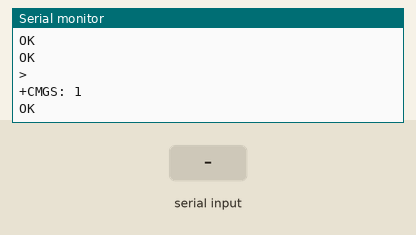
This sketch was run on a simulated ESP32. On the bench: the last lines printed to the serial monitor. The inputs (shaded band) are chosen by the test bench. The modem accepts every AT command (registered, SIM ready, sends succeed) and sends nothing else.

Above: at 14.2 s.
14.3 s: "1" received over the second serial link
At 15.4 s:
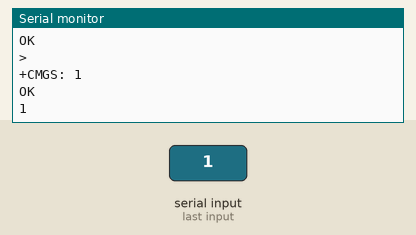
15.8 s: "0" received over the second serial link
At 16.5 s:
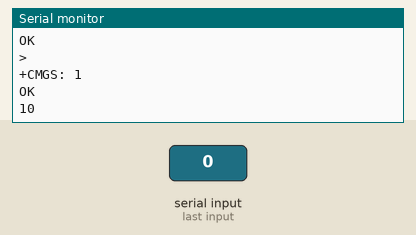

Measured:
- after the input at 14.3 s, the serial monitor: prints a new line at once (image 1)
- after the input at 15.8 s, the serial monitor: prints a new line at once (image 2)

The sketch:

GSM.ino
```cpp
#include <HardwareSerial.h>

const int RX_PIN = 16;  // RX pin for ESP32 (connect to TX of GSM module)
const int TX_PIN = 17;  // TX pin for ESP32 (connect to RX of GSM module)

HardwareSerial sim800(1);  // Use hardware serial 1 for SIM800C communication

void setup() {
  // Initialize Serial Monitor for debugging
  Serial.begin(115200);
  delay(1000);

  // Initialize GSM module serial communication
  sim800.begin(9600, SERIAL_8N1, RX_PIN, TX_PIN);

  // Wait for GSM module to initialize
  delay(5000);

  // Check GSM module status
  checkGSMStatus();

  // Send SMS
  sendSMS("+919360504096", "Hello, this is a test message from ESP32!");
}

void loop() {
  // Display any incoming data from the GSM module in the serial monitor
  if (sim800.available()) {
    Serial.write(sim800.read());
  }
  if (Serial.available()) {
    sim800.write(Serial.read());
  }
}

void checkGSMStatus() {
  sim800.println("AT");
  delay(1000);
  while (sim800.available()) {
    Serial.write(sim800.read());
  }

  sim800.println("AT+CSQ");
  delay(1000);
  while (sim800.available()) {
    Serial.write(sim800.read());
  }

  sim800.println("AT+CREG?");
  delay(1000);
  while (sim800.available()) {
    Serial.write(sim800.read());
  }
}

void sendSMS(String phoneNumber, String message) {
  sim800.println("AT+CMGF=1");  // Set SMS text mode
  delay(1000);
  while (sim800.available()) {
    Serial.write(sim800.read());
  }

  sim800.print("AT+CMGS=\"");
  sim800.print(phoneNumber);
  sim800.println("\"");
  delay(1000);
  while (sim800.available()) {
    Serial.write(sim800.read());
  }

  sim800.print(message);
  delay(1000);
  sim800.write(26);  // ASCII code for CTRL+Z to send the message
  delay(1000);
  while (sim800.available()) {
    Serial.write(sim800.read());
  }
}
```
